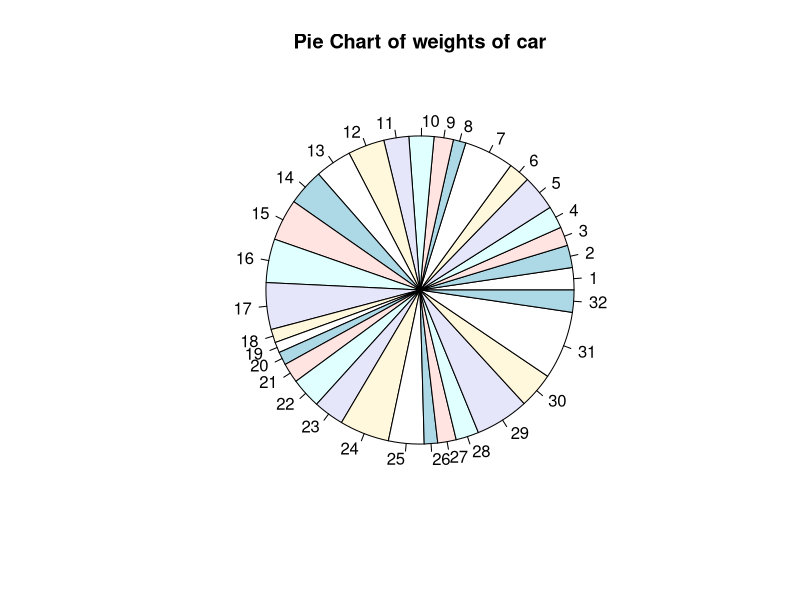
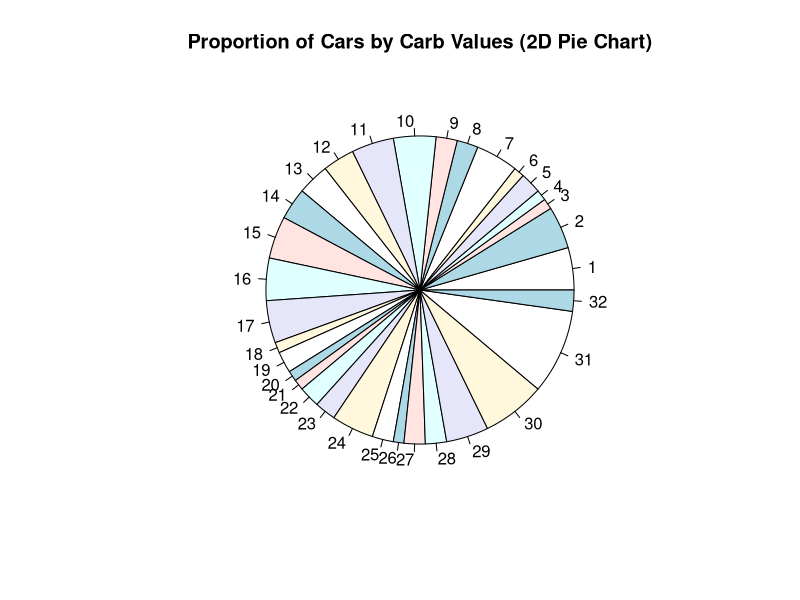
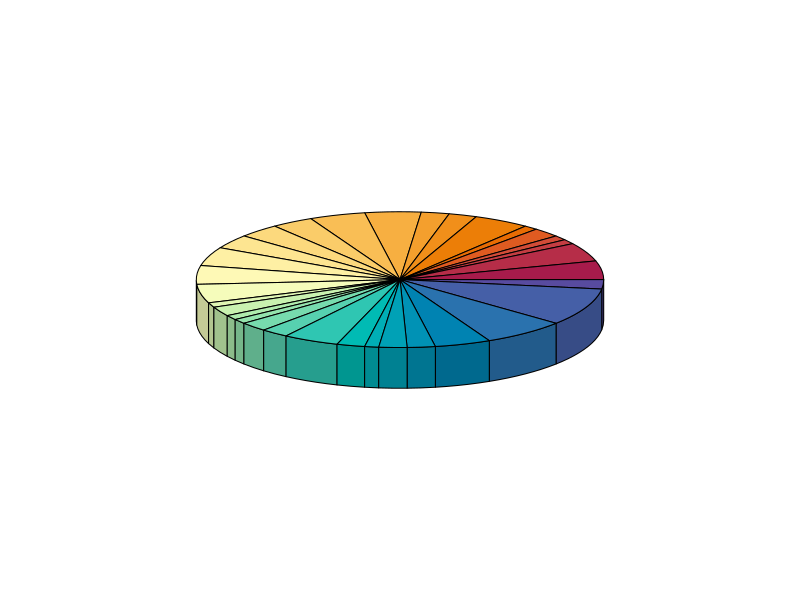
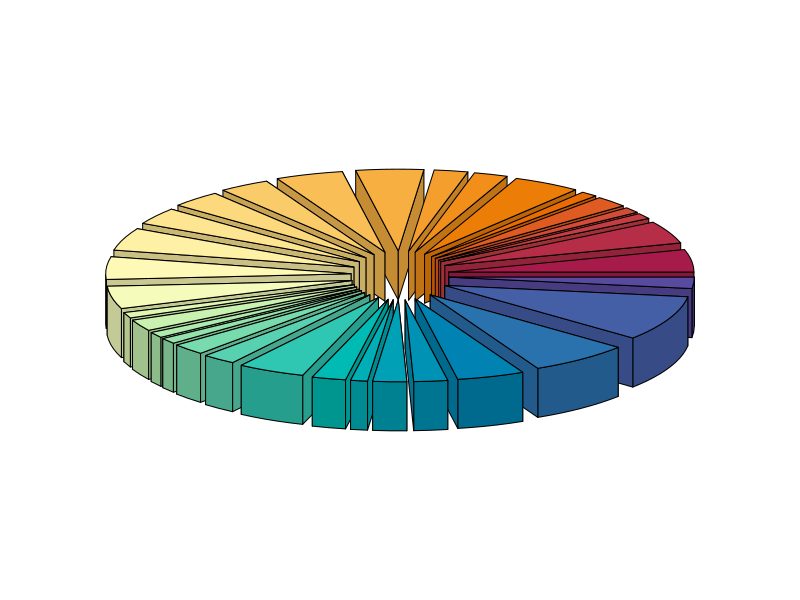

Here is the R script that generated these plots, in order:
data(mtcars)
head(mtcars)
pie(mtcars$hp,main="Pie Chart of weights of car")

pie(mtcars$carb, main="Proportion of Cars by Carb Values (2D Pie Chart)")
library(plotrix)
pie3D(mtcars$carb,col = hcl.colors(length(mtcars$carb), "Spectral"))
pie3D(mtcars$carb,mar = rep(1.75, 4),col = hcl.colors(length(mtcars$carb), "Spectral"),explode = 0.2)
